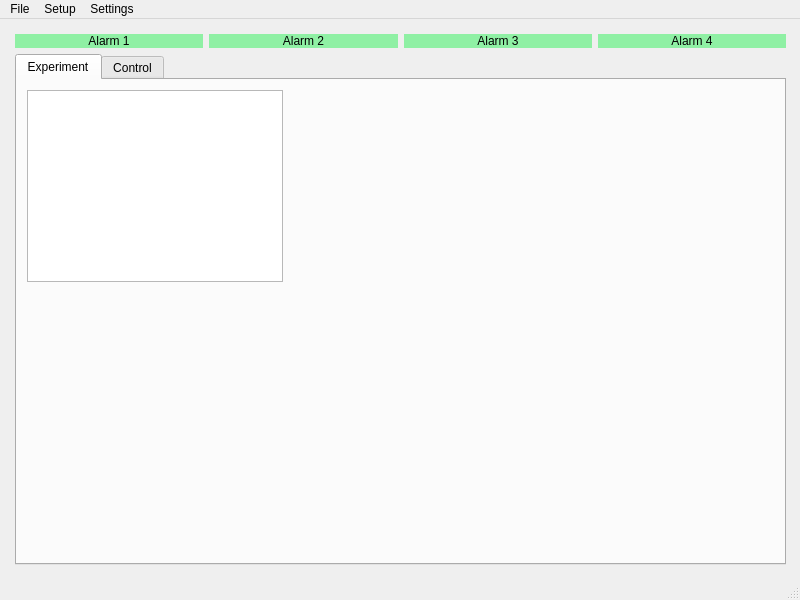
<?xml version="1.0" encoding="UTF-8"?>
<ui version="4.0">
 <class>MainWindow</class>
 <widget class="QMainWindow" name="MainWindow">
  <property name="geometry">
   <rect>
    <x>0</x>
    <y>0</y>
    <width>800</width>
    <height>600</height>
   </rect>
  </property>
  <property name="sizePolicy">
   <sizepolicy hsizetype="Fixed" vsizetype="Fixed">
    <horstretch>0</horstretch>
    <verstretch>0</verstretch>
   </sizepolicy>
  </property>
  <property name="maximumSize">
   <size>
    <width>1920</width>
    <height>1080</height>
   </size>
  </property>
  <property name="windowTitle">
   <string>MainWindow</string>
  </property>
  <widget class="QWidget" name="centralwidget">
   <widget class="QWidget" name="">
    <property name="geometry">
     <rect>
      <x>10</x>
      <y>10</y>
      <width>781</width>
      <height>541</height>
     </rect>
    </property>
    <layout class="QVBoxLayout" name="verticalLayout">
     <property name="leftMargin">
      <number>5</number>
     </property>
     <property name="topMargin">
      <number>5</number>
     </property>
     <property name="rightMargin">
      <number>5</number>
     </property>
     <property name="bottomMargin">
      <number>5</number>
     </property>
     <item>
      <layout class="QHBoxLayout" name="horizontalLayout_alarms">
       <property name="leftMargin">
        <number>0</number>
       </property>
       <property name="topMargin">
        <number>0</number>
       </property>
       <property name="rightMargin">
        <number>0</number>
       </property>
       <property name="bottomMargin">
        <number>0</number>
       </property>
       <item>
        <widget class="QLabel" name="label_alarm_1">
         <property name="styleSheet">
          <string notr="true">background-color: rgb(143, 240, 164);
border-color: rgb(51, 209, 122);</string>
         </property>
         <property name="text">
          <string>Alarm 1</string>
         </property>
         <property name="alignment">
          <set>Qt::AlignmentFlag::AlignCenter</set>
         </property>
        </widget>
       </item>
       <item>
        <widget class="QLabel" name="label_alarm_2">
         <property name="styleSheet">
          <string notr="true">background-color: rgb(143, 240, 164);
border-color: rgb(51, 209, 122);</string>
         </property>
         <property name="text">
          <string>Alarm 2</string>
         </property>
         <property name="alignment">
          <set>Qt::AlignmentFlag::AlignCenter</set>
         </property>
        </widget>
       </item>
       <item>
        <widget class="QLabel" name="label_alarm_3">
         <property name="styleSheet">
          <string notr="true">background-color: rgb(143, 240, 164);
border-color: rgb(51, 209, 122);</string>
         </property>
         <property name="text">
          <string>Alarm 3</string>
         </property>
         <property name="alignment">
          <set>Qt::AlignmentFlag::AlignCenter</set>
         </property>
        </widget>
       </item>
       <item>
        <widget class="QLabel" name="label_alarm_4">
         <property name="styleSheet">
          <string notr="true">background-color: rgb(143, 240, 164);
border-color: rgb(51, 209, 122);</string>
         </property>
         <property name="text">
          <string>Alarm 4</string>
         </property>
         <property name="alignment">
          <set>Qt::AlignmentFlag::AlignCenter</set>
         </property>
        </widget>
       </item>
      </layout>
     </item>
     <item>
      <widget class="QTabWidget" name="tabWidget">
       <property name="currentIndex">
        <number>0</number>
       </property>
       <widget class="QWidget" name="tab_experiment">
        <attribute name="title">
         <string>Experiment</string>
        </attribute>
        <widget class="QGraphicsView" name="graphicsView">
         <property name="geometry">
          <rect>
           <x>10</x>
           <y>10</y>
           <width>256</width>
           <height>192</height>
          </rect>
         </property>
        </widget>
       </widget>
       <widget class="QWidget" name="tab_control">
        <attribute name="title">
         <string>Control</string>
        </attribute>
       </widget>
      </widget>
     </item>
    </layout>
   </widget>
  </widget>
  <widget class="QMenuBar" name="menubar">
   <property name="geometry">
    <rect>
     <x>0</x>
     <y>0</y>
     <width>800</width>
     <height>23</height>
    </rect>
   </property>
   <widget class="QMenu" name="menuFile">
    <property name="title">
     <string>File</string>
    </property>
    <addaction name="action_Save_Experiment"/>
   </widget>
   <widget class="QMenu" name="menuSettings">
    <property name="title">
     <string>Settings</string>
    </property>
    <addaction name="action_Motor_Config"/>
    <addaction name="action_Tundish_Motor_Tuning"/>
    <addaction name="action_Config_Parameters"/>
   </widget>
   <widget class="QMenu" name="menuSetup">
    <property name="title">
     <string>Setup</string>
    </property>
    <addaction name="action_SEN_Motor_Zero_ing"/>
    <addaction name="action_Tundish_Motor_Zero_ing"/>
    <addaction name="action_Fill_Mold"/>
    <addaction name="action_Fill_Tundish"/>
   </widget>
   <addaction name="menuFile"/>
   <addaction name="menuSetup"/>
   <addaction name="menuSettings"/>
  </widget>
  <widget class="QStatusBar" name="statusbar"/>
  <action name="action_Save_Experiment">
   <property name="text">
    <string>Save Experiment</string>
   </property>
  </action>
  <action name="action_Motor_Config">
   <property name="text">
    <string>SEN Motor Tuning</string>
   </property>
  </action>
  <action name="action_Tundish_Motor_Tuning">
   <property name="text">
    <string>Tundish Motor Tuning</string>
   </property>
  </action>
  <action name="action_Config_Parameters">
   <property name="text">
    <string>Config Parameters</string>
   </property>
  </action>
  <action name="action_SEN_Motor_Zero_ing">
   <property name="text">
    <string>SEN Motor Zero'ing</string>
   </property>
  </action>
  <action name="action_Tundish_Motor_Zero_ing">
   <property name="text">
    <string>Tundish Motor Zero'ing</string>
   </property>
  </action>
  <action name="action_Fill_Mold">
   <property name="text">
    <string>Fill Mold</string>
   </property>
  </action>
  <action name="action_Fill_Tundish">
   <property name="text">
    <string>Fill Tundish</string>
   </property>
  </action>
 </widget>
 <resources/>
 <connections/>
</ui>
